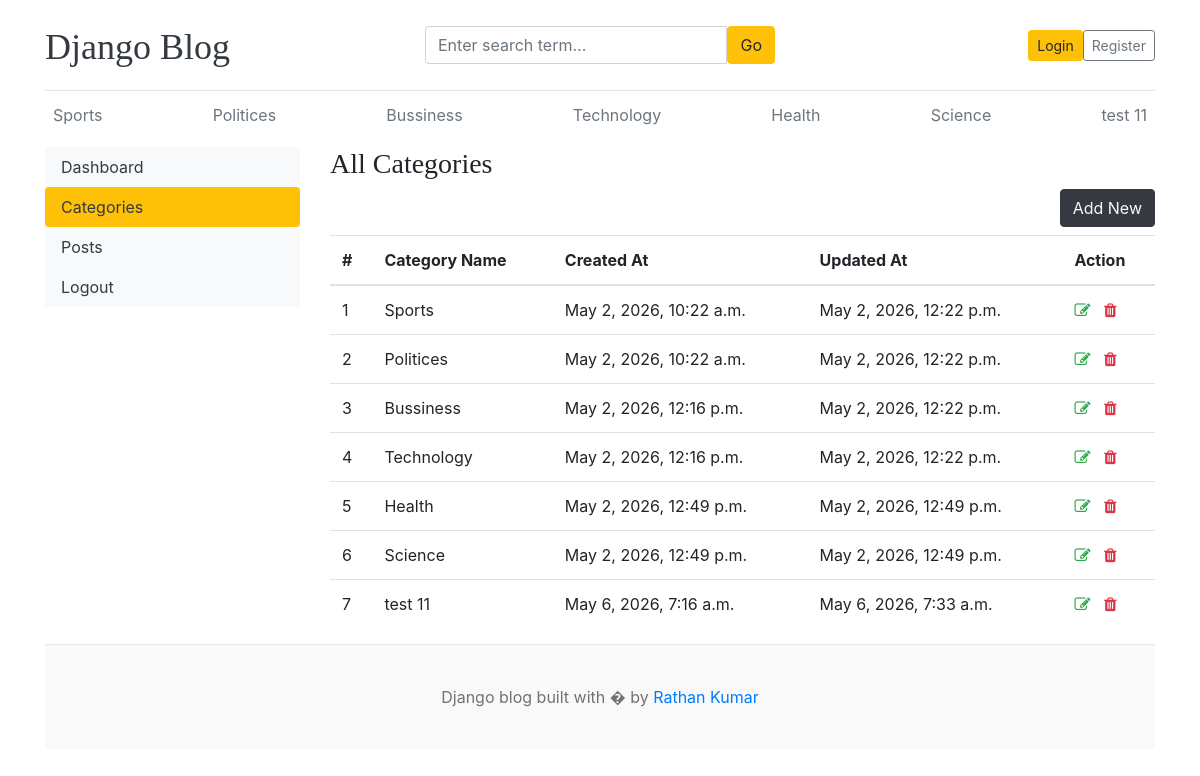
/dashboard/categories/, run on the app's committed database.
### blogs/models.py (models this page shows)
class Category(models.Model):
    category_name = models.CharField(max_length=50, unique=True)
    created_at = models.DateTimeField(auto_now_add=True)
    updated_at = models.DateTimeField(auto_now=True)
    class Meta:
        verbose_name_plural ="categoies"
    def __str__(self):
        return self.category_name

### dashboards/views.py (the view)
# urls.py: path('categories/', views.categories, name='categories'),
def categories(request):
    return render(request, 'dashboard/categories.html')

### blogs/context_processors.py (called while the page is built)
def get_categories(request):
    categories = Category.objects.all()
    return dict(categories=categories)

def get_social_links(request):
    social_links = SocialLink.objects.all()
    return dict(social_links=social_links)

### templates/dashboard/categories.html (shortened to what this page needs)
{% extends 'base.html' %}
{% block content %}
<div class="row">
    {% include 'dashboard/sidebar.html' %}
    <div class="col-md-9">
        <h3>All Categories</h3>
        <a href="{% url 'add_category' %}" class="btn btn-dark text-light float-right mb-2">Add New</a>
        <table class="table table-hover">
            <thead>
                <tr>
                    <th>#</th>
                    <th>Category Name</th>
                    <th>Created At</th>
                    <th>Updated At</th>
                    <th>Action</th>
                </tr>
            </thead>
            <tbody>
                {% for cat in categories %}
                <tr>
                    <td>{{ forloop.counter }}</td>
                    <td>{{ cat }}</td>
                    <td>{{ cat.created_at }}</td>
                    <td>{{ cat.updated_at }}</td>
                    <td>
                        <a href="{% url 'edit_category' cat.id %}"><i class="fa fa-edit text-success"></i></a>
                        <a href="{% url 'delete_category' cat.id %}"><i class="fa fa-trash text-danger"></i></a>
                    </td>
                </tr>
                {% endfor %}
            </tbody>
        </table>
    </div>
</div>
{% endblock %}

### templates/base.html (shortened to what this page needs)
{% load static %}
<!DOCTYPE html>
<html lang="en">
<head>
    <link href="https://getbootstrap.com/docs/4.0/dist/css/bootstrap.min.css" rel="stylesheet">
    <link href="{% static 'css/blog.css' %}" rel="stylesheet">
    <link rel="stylesheet" href="https://cdnjs.cloudflare.com/ajax/libs/font-awesome/4.7.0/css/font-awesome.min.css">
</head>
<body>
    <div class="container">
        <header class="blog-header py-3">
            <div class="row flex-nowrap justify-content-between align-items-center">
                <div class="col-4 pt-1">
                    <a class="blog-header-logo text-dark" href="/">Django Blog</a>
                </div>
                <div class="col-4">
                    <form action="{% url 'search' %}" method="GET">
                        <div class="input-group">
                            <input type="text" name="keyword" value="{{ keyword }}" class="form-control"
                                placeholder="Enter search term..." aria-label="Enter search">
                            <button class="btn btn-warning" id="button-search" type="submit">Go</button>
                        </div>
                    </form>
                </div>
                <div class="col-4 d-flex justify-content-end align-items-center">
                    {% if user.is_authenticated %}
                    <a class="btn btn-sm  me-2" href="{% url 'dashboard' %}">Dashboard</a>
                    <form action="{% url 'logout' %}" method="post" style="display:inline;">
                        {% csrf_token %}
                        <button type="submit" class="btn btn-sm">Logout</button>
                    </form>
                    {% else %}
                    <a class="btn btn-sm btn-warning" href="{% url 'login' %}">Login</a>
                    <a class="btn btn-sm btn-outline-secondary" href="{% url 'register' %}">Register</a>
                    {% endif %}
                </div>
            </div>
        </header>
        <div class="nav-scroller py-1 mb-2">
            <nav class="nav d-flex justify-content-between">
                {% for cat in categories %}
                <a class="p-2 text-muted" href="{% url 'posts_by_category' cat.id %}">{{ cat.category_name }}</a>
                {% endfor %}
            </nav>
        </div>
        {% block content %}
        {% endblock %}
        <footer class="blog-footer">
            <p>Django blog built with � by <a href="#">Rathan Kumar</a></p>
        </footer>
</body>
</html>

### static/css/blog.css (style rules this page uses)
.blog-header { border-bottom: 1px solid #e5e5e5; }
.blog-header-logo { font-family: "Playfair Display", Georgia, "Times New Roman", serif; font-size: 2.25rem; }
h1, h2, h3, h4, h5, h6 { font-family: "Playfair Display", Georgia, "Times New Roman", serif; }
.blog-footer { padding: 2.5rem 0; color: #727272; text-align: center; background-color: #f9f9f9; border-top: .05rem solid #e5e5e5; }
.blog-footer p:last-child { margin-bottom: 0; }

### data on the page
Category: category_name "Sports", created_at "May 2, 2026, 10:22 a.m.", updated_at "May 2, 2026, 12:22 p.m."
Category: category_name "Politices", created_at "May 2, 2026, 10:22 a.m.", updated_at "May 2, 2026, 12:22 p.m."
Category: category_name "Bussiness", created_at "May 2, 2026, 12:16 p.m.", updated_at "May 2, 2026, 12:22 p.m."
Category: category_name "Technology", created_at "May 2, 2026, 12:16 p.m.", updated_at "May 2, 2026, 12:22 p.m."
Category: category_name "Health", created_at "May 2, 2026, 12:49 p.m.", updated_at "May 2, 2026, 12:49 p.m."
Category: category_name "Science", created_at "May 2, 2026, 12:49 p.m.", updated_at "May 2, 2026, 12:49 p.m."
Category: category_name "test 11", created_at "May 6, 2026, 7:16 a.m.", updated_at "May 6, 2026, 7:33 a.m."
